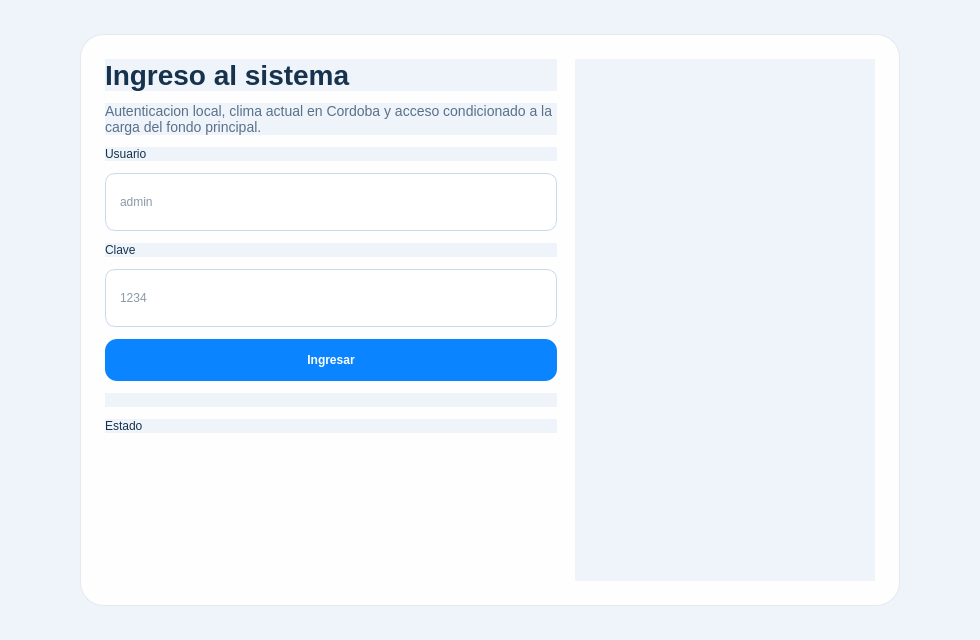
<?xml version="1.0" encoding="UTF-8"?>
<ui version="4.0">
 <class>Login</class>
 <widget class="QWidget" name="Login">
  <property name="geometry">
   <rect>
    <x>0</x>
    <y>0</y>
    <width>980</width>
    <height>640</height>
   </rect>
  </property>
  <property name="windowTitle">
   <string>Login con clima</string>
  </property>
  <property name="styleSheet">
   <string notr="true">QWidget {
    background-color: #eef4fa;
    color: #17324d;
    font-family: &quot;Segoe UI&quot;;
}
QFrame#cardFrame {
    background-color: rgba(255, 255, 255, 0.95);
    border-radius: 24px;
    border: 1px solid rgba(23, 50, 77, 0.08);
}
QLineEdit {
    min-height: 40px;
    padding: 8px 12px;
    border-radius: 10px;
    border: 1px solid #c8d9ea;
    background: white;
}
QPushButton {
    min-height: 42px;
    border-radius: 12px;
    background-color: #0a84ff;
    color: white;
    font-weight: 700;
}
QPushButton:disabled {
    background-color: #93b8de;
}
QLabel#titleLabel {
    font-size: 28px;
    font-weight: 700;
}
QLabel#subtitleLabel {
    font-size: 14px;
    color: #587189;
}</string>
  </property>
  <layout class="QHBoxLayout" name="horizontalLayout">
   <property name="leftMargin">
    <number>34</number>
   </property>
   <property name="topMargin">
    <number>34</number>
   </property>
   <property name="rightMargin">
    <number>34</number>
   </property>
   <property name="bottomMargin">
    <number>34</number>
   </property>
   <item>
    <spacer name="horizontalSpacer">
     <property name="orientation">
      <enum>Qt::Horizontal</enum>
     </property>
     <property name="sizeHint" stdset="0">
      <size>
       <width>40</width>
       <height>20</height>
      </size>
     </property>
    </spacer>
   </item>
   <item>
    <widget class="QFrame" name="cardFrame">
     <property name="minimumSize">
      <size>
       <width>820</width>
       <height>0</height>
      </size>
     </property>
     <layout class="QHBoxLayout" name="cardLayout">
      <property name="spacing">
       <number>18</number>
      </property>
      <property name="leftMargin">
       <number>24</number>
      </property>
      <property name="topMargin">
       <number>24</number>
      </property>
      <property name="rightMargin">
       <number>24</number>
      </property>
      <property name="bottomMargin">
       <number>24</number>
      </property>
      <item>
       <layout class="QVBoxLayout" name="formLayout">
        <property name="spacing">
         <number>12</number>
        </property>
        <item>
         <widget class="QLabel" name="titleLabel">
          <property name="text">
           <string>Ingreso al sistema</string>
          </property>
         </widget>
        </item>
        <item>
         <widget class="QLabel" name="subtitleLabel">
          <property name="text">
           <string>Autenticacion local, clima actual en Cordoba y acceso condicionado a la carga del fondo principal.</string>
          </property>
          <property name="wordWrap">
           <bool>true</bool>
          </property>
         </widget>
        </item>
        <item>
         <widget class="QLabel" name="userLabel">
          <property name="text">
           <string>Usuario</string>
          </property>
         </widget>
        </item>
        <item>
         <widget class="QLineEdit" name="usernameLineEdit">
          <property name="placeholderText">
           <string>admin</string>
          </property>
         </widget>
        </item>
        <item>
         <widget class="QLabel" name="passwordLabel">
          <property name="text">
           <string>Clave</string>
          </property>
         </widget>
        </item>
        <item>
         <widget class="QLineEdit" name="passwordLineEdit">
          <property name="echoMode">
           <enum>QLineEdit::Password</enum>
          </property>
          <property name="placeholderText">
           <string>1234</string>
          </property>
         </widget>
        </item>
        <item>
         <widget class="QPushButton" name="loginButton">
          <property name="text">
           <string>Ingresar</string>
          </property>
         </widget>
        </item>
        <item>
         <widget class="QLabel" name="messageLabel">
          <property name="text">
           <string/>
          </property>
          <property name="wordWrap">
           <bool>true</bool>
          </property>
         </widget>
        </item>
        <item>
         <widget class="QLabel" name="statusLabel">
          <property name="text">
           <string>Estado</string>
          </property>
          <property name="wordWrap">
           <bool>true</bool>
          </property>
         </widget>
        </item>
        <item>
         <spacer name="verticalSpacer">
          <property name="orientation">
           <enum>Qt::Vertical</enum>
          </property>
          <property name="sizeHint" stdset="0">
           <size>
            <width>20</width>
            <height>40</height>
           </size>
          </property>
         </spacer>
        </item>
       </layout>
      </item>
      <item>
       <widget class="QWidget" name="weatherContainer" native="true">
        <property name="minimumSize">
         <size>
          <width>300</width>
          <height>0</height>
         </size>
        </property>
       </widget>
      </item>
     </layout>
    </widget>
   </item>
   <item>
    <spacer name="horizontalSpacer_2">
     <property name="orientation">
      <enum>Qt::Horizontal</enum>
     </property>
     <property name="sizeHint" stdset="0">
      <size>
       <width>40</width>
       <height>20</height>
      </size>
     </property>
    </spacer>
   </item>
  </layout>
 </widget>
 <resources/>
 <connections/>
</ui>
